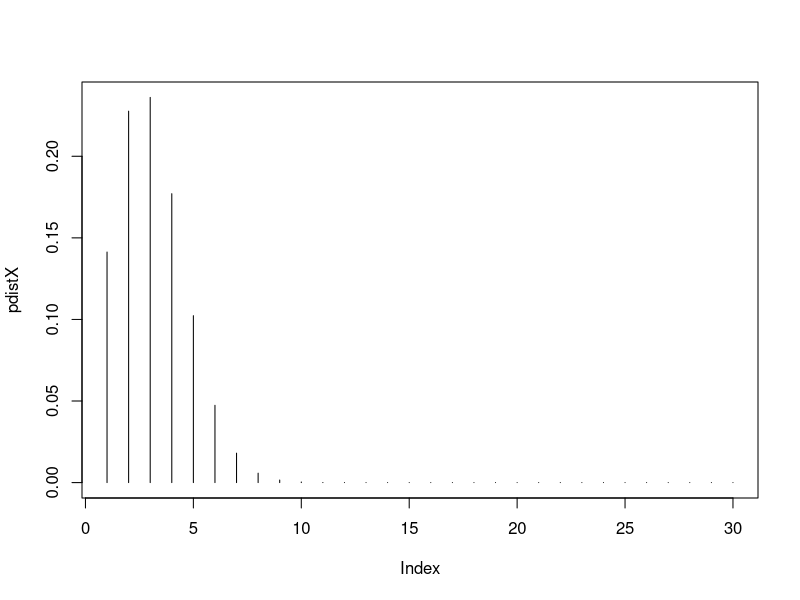

Here is the R script that generated this plot:
#TAnveer bariana
#homework 5

#11111111111111111111111111111111111111111111111111111111111111111111111
#aaaaaaaaaaaaaaaaaaaaaaaaaaaaaaaaaaaaaaaaaaaaaaaaaaaaaaaaaaaaaaaaaaaaaaa
    #p(5 in 30) p(l)= .1
plefty <- choose(30, 5) * (.1 ^ 5) * (.9 ^ 25)
dbinom(5, 30, .1)
#bbbbbbbbbbbbbbbbbbbbbbbbbbbbbbbbbbbbbbbbbbbbbbbbbbbbbbbbbbbbbbbbbbbbbbb
pdistX<- dbinom(1:30, 30, .1)
#ccccccccccccccccccccccccccccccccccccccccccccccccccccccccccccccccccccccc
plot(pdistX, type= 'h')
#ddddddddddddddddddddddddddddddddddddddddddddddddddddddddddddddddddddd
pLeftChair <- pbinom(4, 30, .1)
#22222222222222222222222222222222222222222222222222222222222222222222222
#mean 7, sd 1.2
#aaaaaaaaaaaaaaaaaaaaaaaaaaaaaaaaaaaaaaaaaaaaaaaaaaaaaaaaaaaaaaaaaaaaaaa
overNine <- 1 - pnorm(9, 7, 1.2)
#bbbbbbbbbbbbbbbbbbbbbbbbbbbbbbbbbbbbbbbbbbbbbbbbbbbbbbbbbbbbbbbbbbbbbbb
nice <- pnorm(8, 7, 1.2) - pnorm(6, 7, 1.2)
#ccccccccccccccccccccccccccccccccccccccccccccccccccccccccccccccccccccccc
qnorm(.85, 7, 1.2)
#ddddddddddddddddddddddddddddddddddddddddddddddddddddddddddddddddddddddd
sam <- sample(5.8:9.2, 10, T)
mean(sam)
sd(sam)
#eeeeeeeeeeeeeeeeeeeeeeeeeeeeeeeeeeeeeeeeeeeeeeeeeeeeeeeeeeeeeeeeeeeeeeee
saem <- sample(5.8:9.2, 10000, T)
mean(saem)
sd(saem)
#33333333333333333333333333333333333333333333333333333333333333333333333
#aaaaaaaaaaaaaaaaaaaaaaaaaaaaaaaaaaaaaaaaaaaaaaaaaaaaaaaaaaaaaaaaaaaaaaa
#well say anything outside of this[-3:3] is negligable  
nor <- (sample(-3:3, 10000, T)) ^ 2
#bbbbbbbbbbbbbbbbbbbbbbbbbbbbbbbbbbbbbbbbbbbbbbbbbbbbbbbbbbbbbbbbbbbbbbb
pnorm(2, mean(nor), sd(nor))
#ccccccccccccccccccccccccccccccccccccccccccccccccccccccccccccccccccccccc
pchisq(2, 1)
#i think i messed up/ they are very differnt, maybe complements
#44444444444444444444444444444444444444444444444444444444444444444444444
#aaaaaaaaaaaaaaaaaaaaaaaaaaaaaaaaaaaaaaaaaaaaaaaaaaaaaaaaaaaaaaaaaaaaaaa
